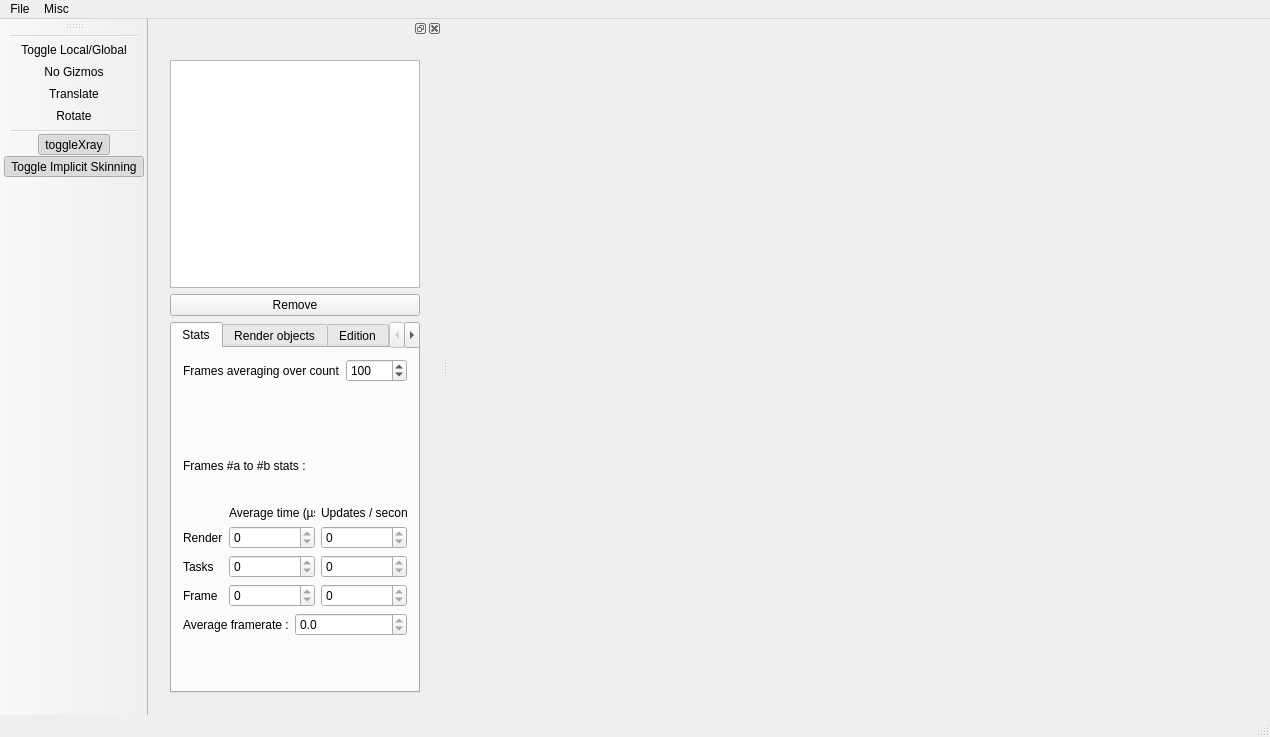
<?xml version="1.0" encoding="UTF-8"?>
<ui version="4.0">
 <class>MainWindow</class>
 <widget class="QMainWindow" name="MainWindow">
  <property name="geometry">
   <rect>
    <x>0</x>
    <y>0</y>
    <width>1204</width>
    <height>737</height>
   </rect>
  </property>
  <property name="sizePolicy">
   <sizepolicy hsizetype="Preferred" vsizetype="Preferred">
    <horstretch>0</horstretch>
    <verstretch>0</verstretch>
   </sizepolicy>
  </property>
  <property name="windowTitle">
   <string>MainWindow</string>
  </property>
  <widget class="QWidget" name="centralWidget">
   <layout class="QGridLayout" name="gridLayout_2">
    <item row="0" column="0">
     <widget class="Ra::Gui::Viewer" name="m_viewer" native="true">
      <property name="minimumSize">
       <size>
        <width>800</width>
        <height>600</height>
       </size>
      </property>
     </widget>
    </item>
   </layout>
  </widget>
  <widget class="QStatusBar" name="_statusBar"/>
  <widget class="QMenuBar" name="menuBar">
   <property name="geometry">
    <rect>
     <x>0</x>
     <y>0</y>
     <width>1204</width>
     <height>25</height>
    </rect>
   </property>
   <widget class="QMenu" name="menuFILE">
    <property name="title">
     <string>File</string>
    </property>
    <addaction name="actionOpenMesh"/>
    <addaction name="separator"/>
    <addaction name="actionExit"/>
   </widget>
   <widget class="QMenu" name="menuMisc">
    <property name="title">
     <string>Misc</string>
    </property>
    <addaction name="actionReload_Shaders"/>
   </widget>
   <addaction name="menuFILE"/>
   <addaction name="menuMisc"/>
  </widget>
  <widget class="QDockWidget" name="dockWidget">
   <attribute name="dockWidgetArea">
    <number>1</number>
   </attribute>
   <widget class="QWidget" name="dockWidgetContents">
    <layout class="QGridLayout" name="gridLayout">
     <item row="0" column="0">
      <widget class="QWidget" name="widget" native="true">
       <layout class="QVBoxLayout" name="verticalLayout_3">
        <item>
         <layout class="QVBoxLayout" name="verticalLayout_2">
          <item>
           <layout class="QVBoxLayout" name="verticalLayout_4">
            <item>
             <widget class="QTreeView" name="m_entitiesTreeView">
              <property name="editTriggers">
               <set>QAbstractItemView::SelectedClicked</set>
              </property>
              <property name="textElideMode">
               <enum>Qt::ElideRight</enum>
              </property>
             </widget>
            </item>
            <item>
             <layout class="QHBoxLayout" name="horizontalLayout">
              <item>
               <widget class="QPushButton" name="m_removeEntityButton">
                <property name="text">
                 <string>Remove</string>
                </property>
               </widget>
              </item>
             </layout>
            </item>
           </layout>
          </item>
          <item>
           <widget class="QTabWidget" name="tabWidget">
            <property name="minimumSize">
             <size>
              <width>250</width>
              <height>0</height>
             </size>
            </property>
            <property name="currentIndex">
             <number>0</number>
            </property>
            <property name="movable">
             <bool>false</bool>
            </property>
            <widget class="QWidget" name="tab_stats">
             <attribute name="title">
              <string>Stats</string>
             </attribute>
             <layout class="QVBoxLayout" name="verticalLayout_10">
              <item>
               <layout class="QFormLayout" name="formLayout_6">
                <item row="0" column="0">
                 <widget class="QLabel" name="label_23">
                  <property name="text">
                   <string>Frames averaging over count</string>
                  </property>
                 </widget>
                </item>
                <item row="0" column="1">
                 <widget class="QSpinBox" name="m_avgFramesCount">
                  <property name="minimum">
                   <number>1</number>
                  </property>
                  <property name="maximum">
                   <number>1000</number>
                  </property>
                  <property name="singleStep">
                   <number>10</number>
                  </property>
                  <property name="value">
                   <number>100</number>
                  </property>
                 </widget>
                </item>
               </layout>
              </item>
              <item>
               <widget class="QLabel" name="m_frameA2BLabel">
                <property name="text">
                 <string>Frames #a to #b stats :</string>
                </property>
               </widget>
              </item>
              <item>
               <layout class="QGridLayout" name="gridLayout_6">
                <item row="1" column="0">
                 <widget class="QLabel" name="label_26">
                  <property name="text">
                   <string>Render</string>
                  </property>
                 </widget>
                </item>
                <item row="0" column="0">
                 <widget class="QLabel" name="label_25">
                  <property name="text">
                   <string/>
                  </property>
                 </widget>
                </item>
                <item row="2" column="0">
                 <widget class="QLabel" name="label_27">
                  <property name="text">
                   <string>Tasks</string>
                  </property>
                 </widget>
                </item>
                <item row="0" column="1">
                 <widget class="QLabel" name="label_29">
                  <property name="text">
                   <string>Average time (µs)</string>
                  </property>
                 </widget>
                </item>
                <item row="3" column="0">
                 <widget class="QLabel" name="label_28">
                  <property name="text">
                   <string>Frame</string>
                  </property>
                 </widget>
                </item>
                <item row="0" column="2">
                 <widget class="QLabel" name="label_30">
                  <property name="text">
                   <string>Updates / second</string>
                  </property>
                 </widget>
                </item>
                <item row="1" column="2">
                 <widget class="QSpinBox" name="m_renderUpdates">
                  <property name="readOnly">
                   <bool>true</bool>
                  </property>
                  <property name="maximum">
                   <number>100000</number>
                  </property>
                 </widget>
                </item>
                <item row="2" column="2">
                 <widget class="QSpinBox" name="m_tasksUpdates">
                  <property name="readOnly">
                   <bool>true</bool>
                  </property>
                  <property name="maximum">
                   <number>100000</number>
                  </property>
                 </widget>
                </item>
                <item row="3" column="2">
                 <widget class="QSpinBox" name="m_frameUpdates">
                  <property name="readOnly">
                   <bool>true</bool>
                  </property>
                  <property name="maximum">
                   <number>100000</number>
                  </property>
                 </widget>
                </item>
                <item row="1" column="1">
                 <widget class="QSpinBox" name="m_renderTime">
                  <property name="readOnly">
                   <bool>true</bool>
                  </property>
                  <property name="maximum">
                   <number>100000</number>
                  </property>
                 </widget>
                </item>
                <item row="2" column="1">
                 <widget class="QSpinBox" name="m_tasksTime">
                  <property name="readOnly">
                   <bool>true</bool>
                  </property>
                  <property name="maximum">
                   <number>100000</number>
                  </property>
                 </widget>
                </item>
                <item row="3" column="1">
                 <widget class="QSpinBox" name="m_frameTime">
                  <property name="readOnly">
                   <bool>true</bool>
                  </property>
                  <property name="maximum">
                   <number>100000</number>
                  </property>
                 </widget>
                </item>
               </layout>
              </item>
              <item>
               <layout class="QFormLayout" name="formLayout_7">
                <item row="0" column="1">
                 <widget class="QDoubleSpinBox" name="m_avgFramerate">
                  <property name="readOnly">
                   <bool>true</bool>
                  </property>
                  <property name="decimals">
                   <number>1</number>
                  </property>
                  <property name="maximum">
                   <double>1000000.000000000000000</double>
                  </property>
                 </widget>
                </item>
                <item row="0" column="0">
                 <widget class="QLabel" name="label_24">
                  <property name="text">
                   <string>Average framerate :</string>
                  </property>
                 </widget>
                </item>
               </layout>
              </item>
             </layout>
            </widget>
            <widget class="QWidget" name="tab_drawables">
             <attribute name="title">
              <string>Render objects</string>
             </attribute>
             <layout class="QVBoxLayout" name="verticalLayout_5">
              <item>
               <widget class="QLabel" name="m_selectedStuffName">
                <property name="text">
                 <string/>
                </property>
                <property name="alignment">
                 <set>Qt::AlignCenter</set>
                </property>
               </widget>
              </item>
              <item>
               <widget class="QListWidget" name="m_renderObjectsListView"/>
              </item>
              <item>
               <layout class="QHBoxLayout" name="horizontalLayout_2">
                <item>
                 <widget class="QPushButton" name="m_editRenderObjectButton">
                  <property name="text">
                   <string>Edit</string>
                  </property>
                 </widget>
                </item>
                <item>
                 <widget class="QPushButton" name="m_toggleRenderObjectButton">
                  <property name="text">
                   <string>Toggle</string>
                  </property>
                 </widget>
                </item>
                <item>
                 <widget class="QPushButton" name="m_removeRenderObjectButton">
                  <property name="text">
                   <string>Remove</string>
                  </property>
                 </widget>
                </item>
               </layout>
              </item>
              <item>
               <layout class="QHBoxLayout" name="horizontalLayout_7">
                <item>
                 <widget class="QLabel" name="label">
                  <property name="text">
                   <string>Current shader</string>
                  </property>
                 </widget>
                </item>
                <item>
                 <widget class="QComboBox" name="m_currentShaderBox">
                  <item>
                   <property name="text">
                    <string/>
                   </property>
                  </item>
                  <item>
                   <property name="text">
                    <string>Plain</string>
                   </property>
                  </item>
                  <item>
                   <property name="text">
                    <string>BlinnPhongWireframe</string>
                   </property>
                  </item>
                  <item>
                   <property name="text">
                    <string>BlinnPhong</string>
                   </property>
                  </item>
                  <item>
                   <property name="text">
                    <string>Lines</string>
                   </property>
                  </item>
                 </widget>
                </item>
               </layout>
              </item>
             </layout>
            </widget>
            <widget class="Ra::Gui::TransformEditorWidget" name="tab_edition">
             <attribute name="title">
              <string>Edition</string>
             </attribute>
            </widget>
            <widget class="QWidget" name="tab_camera">
             <attribute name="title">
              <string>Camera</string>
             </attribute>
             <layout class="QVBoxLayout" name="verticalLayout_9">
              <item>
               <layout class="QGridLayout" name="gridLayout_5">
                <item row="0" column="2">
                 <layout class="QVBoxLayout" name="verticalLayout_7">
                  <item>
                   <widget class="QGroupBox" name="groupBox_4">
                    <property name="sizePolicy">
                     <sizepolicy hsizetype="Expanding" vsizetype="Preferred">
                      <horstretch>0</horstretch>
                      <verstretch>0</verstretch>
                     </sizepolicy>
                    </property>
                    <property name="minimumSize">
                     <size>
                      <width>100</width>
                      <height>0</height>
                     </size>
                    </property>
                    <property name="title">
                     <string>Camera target</string>
                    </property>
                    <layout class="QFormLayout" name="formLayout_5">
                     <item row="0" column="0">
                      <widget class="QLabel" name="label_19">
                       <property name="text">
                        <string>X</string>
                       </property>
                      </widget>
                     </item>
                     <item row="0" column="1">
                      <widget class="QDoubleSpinBox" name="m_cameraTargetX">
                       <property name="sizePolicy">
                        <sizepolicy hsizetype="Expanding" vsizetype="Fixed">
                         <horstretch>0</horstretch>
                         <verstretch>0</verstretch>
                        </sizepolicy>
                       </property>
                       <property name="decimals">
                        <number>6</number>
                       </property>
                       <property name="minimum">
                        <double>-100000.000000000000000</double>
                       </property>
                       <property name="maximum">
                        <double>100000.000000000000000</double>
                       </property>
                      </widget>
                     </item>
                     <item row="1" column="0">
                      <widget class="QLabel" name="label_20">
                       <property name="text">
                        <string>Y</string>
                       </property>
                      </widget>
                     </item>
                     <item row="1" column="1">
                      <widget class="QDoubleSpinBox" name="m_cameraTargetY">
                       <property name="sizePolicy">
                        <sizepolicy hsizetype="Expanding" vsizetype="Fixed">
                         <horstretch>0</horstretch>
                         <verstretch>0</verstretch>
                        </sizepolicy>
                       </property>
                       <property name="decimals">
                        <number>6</number>
                       </property>
                       <property name="minimum">
                        <double>-100000.000000000000000</double>
                       </property>
                       <property name="maximum">
                        <double>100000.000000000000000</double>
                       </property>
                      </widget>
                     </item>
                     <item row="2" column="0">
                      <widget class="QLabel" name="label_21">
                       <property name="text">
                        <string>Z</string>
                       </property>
                      </widget>
                     </item>
                     <item row="2" column="1">
                      <widget class="QDoubleSpinBox" name="m_cameraTargetZ">
                       <property name="sizePolicy">
                        <sizepolicy hsizetype="Expanding" vsizetype="Fixed">
                         <horstretch>0</horstretch>
                         <verstretch>0</verstretch>
                        </sizepolicy>
                       </property>
                       <property name="decimals">
                        <number>6</number>
                       </property>
                       <property name="minimum">
                        <double>-100000.000000000000000</double>
                       </property>
                       <property name="maximum">
                        <double>100000.000000000000000</double>
                       </property>
                      </widget>
                     </item>
                    </layout>
                   </widget>
                  </item>
                 </layout>
                </item>
                <item row="0" column="0">
                 <layout class="QVBoxLayout" name="verticalLayout_8">
                  <item>
                   <widget class="QGroupBox" name="groupBox_3">
                    <property name="sizePolicy">
                     <sizepolicy hsizetype="Expanding" vsizetype="Preferred">
                      <horstretch>0</horstretch>
                      <verstretch>0</verstretch>
                     </sizepolicy>
                    </property>
                    <property name="minimumSize">
                     <size>
                      <width>100</width>
                      <height>0</height>
                     </size>
                    </property>
                    <property name="title">
                     <string>Camera position</string>
                    </property>
                    <property name="alignment">
                     <set>Qt::AlignLeading|Qt::AlignLeft|Qt::AlignVCenter</set>
                    </property>
                    <layout class="QFormLayout" name="formLayout_4">
                     <item row="0" column="0">
                      <widget class="QLabel" name="label_2">
                       <property name="text">
                        <string>X</string>
                       </property>
                      </widget>
                     </item>
                     <item row="0" column="1">
                      <widget class="QDoubleSpinBox" name="m_cameraPositionX">
                       <property name="sizePolicy">
                        <sizepolicy hsizetype="Expanding" vsizetype="Fixed">
                         <horstretch>0</horstretch>
                         <verstretch>0</verstretch>
                        </sizepolicy>
                       </property>
                       <property name="decimals">
                        <number>6</number>
                       </property>
                       <property name="minimum">
                        <double>-100000.000000000000000</double>
                       </property>
                       <property name="maximum">
                        <double>100000.000000000000000</double>
                       </property>
                      </widget>
                     </item>
                     <item row="1" column="0">
                      <widget class="QLabel" name="label_17">
                       <property name="text">
                        <string>Y</string>
                       </property>
                      </widget>
                     </item>
                     <item row="1" column="1">
                      <widget class="QDoubleSpinBox" name="m_cameraPositionY">
                       <property name="sizePolicy">
                        <sizepolicy hsizetype="Expanding" vsizetype="Fixed">
                         <horstretch>0</horstretch>
                         <verstretch>0</verstretch>
                        </sizepolicy>
                       </property>
                       <property name="decimals">
                        <number>6</number>
                       </property>
                       <property name="minimum">
                        <double>-100000.000000000000000</double>
                       </property>
                       <property name="maximum">
                        <double>100000.000000000000000</double>
                       </property>
                      </widget>
                     </item>
                     <item row="2" column="0">
                      <widget class="QLabel" name="label_18">
                       <property name="text">
                        <string>Z</string>
                       </property>
                      </widget>
                     </item>
                     <item row="2" column="1">
                      <widget class="QDoubleSpinBox" name="m_cameraPositionZ">
                       <property name="sizePolicy">
                        <sizepolicy hsizetype="Expanding" vsizetype="Fixed">
                         <horstretch>0</horstretch>
                         <verstretch>0</verstretch>
                        </sizepolicy>
                       </property>
                       <property name="decimals">
                        <number>6</number>
                       </property>
                       <property name="minimum">
                        <double>-100000.000000000000000</double>
                       </property>
                       <property name="maximum">
                        <double>100000.000000000000000</double>
                       </property>
                      </widget>
                     </item>
                    </layout>
                   </widget>
                  </item>
                 </layout>
                </item>
               </layout>
              </item>
              <item>
               <layout class="QHBoxLayout" name="horizontalLayout_6">
                <item>
                 <widget class="QPushButton" name="m_setCameraPositionButton">
                  <property name="text">
                   <string>Set position</string>
                  </property>
                 </widget>
                </item>
                <item>
                 <widget class="QPushButton" name="m_setCameraTargetButton">
                  <property name="text">
                   <string>Set target</string>
                  </property>
                 </widget>
                </item>
               </layout>
              </item>
              <item>
               <spacer name="verticalSpacer">
                <property name="orientation">
                 <enum>Qt::Vertical</enum>
                </property>
                <property name="sizeHint" stdset="0">
                 <size>
                  <width>20</width>
                  <height>40</height>
                 </size>
                </property>
               </spacer>
              </item>
              <item>
               <layout class="QHBoxLayout" name="horizontalLayout_4">
                <item>
                 <widget class="QLabel" name="label_22">
                  <property name="text">
                   <string>Camera sensitivity</string>
                  </property>
                 </widget>
                </item>
                <item>
                 <widget class="QDoubleSpinBox" name="m_cameraSensitivity">
                  <property name="decimals">
                   <number>1</number>
                  </property>
                  <property name="minimum">
                   <double>0.100000000000000</double>
                  </property>
                  <property name="maximum">
                   <double>10.000000000000000</double>
                  </property>
                  <property name="singleStep">
                   <double>0.100000000000000</double>
                  </property>
                  <property name="value">
                   <double>1.000000000000000</double>
                  </property>
                 </widget>
                </item>
               </layout>
              </item>
              <item>
               <spacer name="verticalSpacer_2">
                <property name="orientation">
                 <enum>Qt::Vertical</enum>
                </property>
                <property name="sizeHint" stdset="0">
                 <size>
                  <width>20</width>
                  <height>40</height>
                 </size>
                </property>
               </spacer>
              </item>
              <item>
               <layout class="QHBoxLayout" name="horizontalLayout_5">
                <item>
                 <widget class="QPushButton" name="m_fitToObjectButton">
                  <property name="text">
                   <string>Fit to object</string>
                  </property>
                 </widget>
                </item>
                <item>
                 <widget class="QPushButton" name="m_fitToSceneButton">
                  <property name="text">
                   <string>Fit to scene</string>
                  </property>
                 </widget>
                </item>
               </layout>
              </item>
              <item>
               <widget class="QPushButton" name="m_cameraResetButton">
                <property name="text">
                 <string>Reset Camera</string>
                </property>
               </widget>
              </item>
             </layout>
            </widget>
            <widget class="QWidget" name="tab_animation">
             <attribute name="title">
              <string>Animation</string>
             </attribute>
             <layout class="QVBoxLayout" name="verticalLayout_6">
              <item>
               <layout class="QGridLayout" name="gridLayout_3">
                <item row="0" column="0">
                 <widget class="QPushButton" name="playButton">
                  <property name="text">
                   <string>Play</string>
                  </property>
                 </widget>
                </item>
                <item row="0" column="1">
                 <widget class="QPushButton" name="pauseButton">
                  <property name="text">
                   <string>Pause</string>
                  </property>
                 </widget>
                </item>
                <item row="0" column="2">
                 <widget class="QPushButton" name="stepButton">
                  <property name="text">
                   <string>Step</string>
                  </property>
                 </widget>
                </item>
                <item row="0" column="3">
                 <widget class="QPushButton" name="resetButton">
                  <property name="text">
                   <string>Reset</string>
                  </property>
                 </widget>
                </item>
               </layout>
              </item>
             </layout>
            </widget>
           </widget>
          </item>
         </layout>
        </item>
       </layout>
      </widget>
     </item>
    </layout>
   </widget>
  </widget>
  <widget class="QToolBar" name="toolBar">
   <property name="windowTitle">
    <string>toolBar</string>
   </property>
   <attribute name="toolBarArea">
    <enum>LeftToolBarArea</enum>
   </attribute>
   <attribute name="toolBarBreak">
    <bool>false</bool>
   </attribute>
   <addaction name="separator"/>
   <addaction name="actionToggle_Local_Global"/>
   <addaction name="actionGizmoOff"/>
   <addaction name="actionGizmoTranslate"/>
   <addaction name="actionGizmoRotate"/>
   <addaction name="separator"/>
   <addaction name="actionToggleXray"/>
   <addaction name="actionToggleIS"/>
  </widget>
  <action name="actionOpenMesh">
   <property name="text">
    <string>Open...</string>
   </property>
   <property name="toolTip">
    <string>Open...</string>
   </property>
   <property name="shortcut">
    <string>Ctrl+O</string>
   </property>
  </action>
  <action name="actionExit">
   <property name="text">
    <string>Exit</string>
   </property>
   <property name="shortcut">
    <string>Ctrl+Q</string>
   </property>
  </action>
  <action name="actionReload_Shaders">
   <property name="text">
    <string>Reload Shaders</string>
   </property>
   <property name="shortcut">
    <string>Ctrl+R</string>
   </property>
  </action>
  <action name="actionGizmoTranslate">
   <property name="checkable">
    <bool>false</bool>
   </property>
   <property name="icon">
    <iconset>
     <normalon>:/Assets/Images/translate.png</normalon>
    </iconset>
   </property>
   <property name="text">
    <string>Translate</string>
   </property>
   <property name="toolTip">
    <string>Translate selected object</string>
   </property>
  </action>
  <action name="actionGizmoRotate">
   <property name="checkable">
    <bool>false</bool>
   </property>
   <property name="icon">
    <iconset>
     <normalon>:/Assets/Images/rotate.png</normalon>
    </iconset>
   </property>
   <property name="text">
    <string>Rotate</string>
   </property>
   <property name="toolTip">
    <string>Rotate selected object</string>
   </property>
  </action>
  <action name="actionToggle_Local_Global">
   <property name="checkable">
    <bool>true</bool>
   </property>
   <property name="icon">
    <iconset>
     <normalon>:/Assets/Images/gizmo.png</normalon>
    </iconset>
   </property>
   <property name="text">
    <string>Toggle Local/Global</string>
   </property>
   <property name="toolTip">
    <string>Changes the transform edition mode</string>
   </property>
  </action>
  <action name="actionGizmoOff">
   <property name="checkable">
    <bool>false</bool>
   </property>
   <property name="checked">
    <bool>false</bool>
   </property>
   <property name="icon">
    <iconset>
     <normalon>:/Assets/Images/select.png</normalon>
    </iconset>
   </property>
   <property name="text">
    <string>No Gizmos</string>
   </property>
   <property name="toolTip">
    <string>Disable transform gizmo.</string>
   </property>
  </action>
  <action name="actionToggleXray">
   <property name="checkable">
    <bool>true</bool>
   </property>
   <property name="checked">
    <bool>true</bool>
   </property>
   <property name="icon">
    <iconset>
     <normalon>:/Assets/Images/xray.png</normalon>
    </iconset>
   </property>
   <property name="text">
    <string>toggleXray</string>
   </property>
   <property name="toolTip">
    <string>Display animation bones on top of everything or not</string>
   </property>
   <property name="shortcut">
    <string>X</string>
   </property>
  </action>
  <action name="actionToggleIS">
   <property name="checkable">
    <bool>true</bool>
   </property>
   <property name="checked">
    <bool>true</bool>
   </property>
   <property name="icon">
    <iconset>
     <normalon>:/Assets/Images/fitting.png</normalon>
    </iconset>
   </property>
   <property name="text">
    <string>Toggle Implicit Skinning</string>
   </property>
   <property name="toolTip">
    <string>Enable or Disable Implicit Skinning correction</string>
   </property>
   <property name="shortcut">
    <string>I</string>
   </property>
  </action>
 </widget>
 <layoutdefault spacing="6" margin="11"/>
 <customwidgets>
  <customwidget>
   <class>Ra::Gui::Viewer</class>
   <extends>QWidget</extends>
   <header>MainApplication/Viewer/Viewer.hpp</header>
   <container>1</container>
  </customwidget>
  <customwidget>
   <class>Ra::Gui::TransformEditorWidget</class>
   <extends>QWidget</extends>
   <header>MainApplication/Gui/TransformEditorWidget.hpp</header>
   <container>1</container>
  </customwidget>
 </customwidgets>
 <resources/>
 <connections>
  <connection>
   <sender>actionExit</sender>
   <signal>triggered()</signal>
   <receiver>MainWindow</receiver>
   <slot>close()</slot>
   <hints>
    <hint type="sourcelabel">
     <x>-1</x>
     <y>-1</y>
    </hint>
    <hint type="destinationlabel">
     <x>518</x>
     <y>373</y>
    </hint>
   </hints>
  </connection>
 </connections>
</ui>
